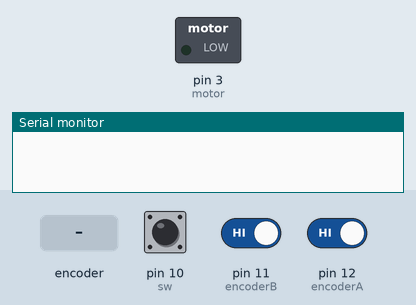
Simulated run of this sketch. Board: Arduino Uno, built with avr-gcc and run on an emulated ATmega328P. Shown: switched loads named in the sketch (green lamp = pin HIGH), the last lines printed to the serial monitor. Inputs (shaded band) come from the test bench; at power-on: pin 10 (sw) HIGH, pin 11 (encoderB) HIGH, pin 12 (encoderA) HIGH.

Above: at 1.2 s.
1.3 s: rotary encoder on pin 12 (encoderA) / pin 11 (encoderB) turned 3 steps (first pin leading)
At 3.0 s:
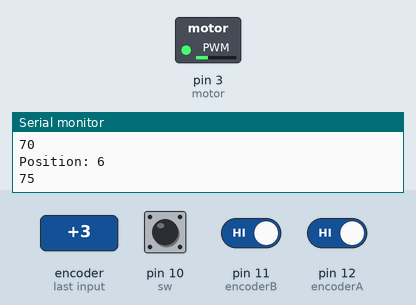
4.3 s: pin 10 (sw) pulled LOW for 0.15 s
At 5.0 s:
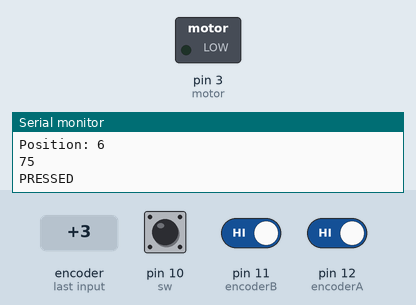
5.9 s: pin 10 (sw) pulled LOW for 1 s
At 6.7 s:
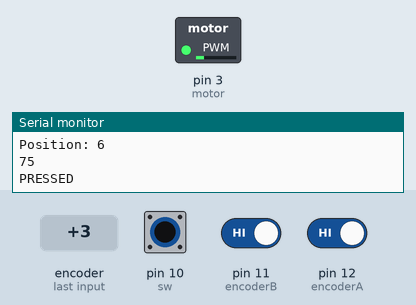
8.4 s: pin 10 (sw) pulled LOW for 3.2 s
At 12.3 s:
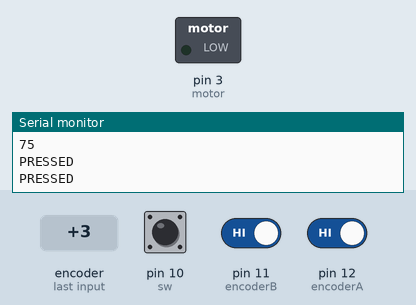
Timing chart, 0 to 13.8 s (numbered marks = the images above; inputs shaded):
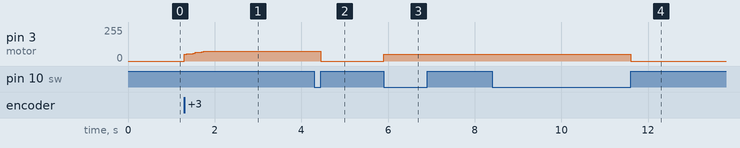

Measured:
- after the input at 1.3 s, pin 3 (motor): 0/255 → 55/255 at once, → 65/255 0.20 s later, → 75/255 0.20 s later
- after the input at 4.3 s, pin 3 (motor): 75/255 → 0/255 after 0.15 s
- after the input at 5.9 s, pin 3 (motor): 0/255 → 50/255 at once
- after the input at 8.4 s, pin 3 (motor): 50/255 → 0/255 after 3.2 s

The sketch:

Encoder_Fan_Speed.ino
```cpp
/* Written by Brian Sun
 * Date: August 2, 2020
 * A rotary encoder that can control the speed of DC motor.
 *
 */

 #define encoderA 12
 #define encoderB 11
 #define sw 10
 #define motor 3

 int counter = 0;
 int aState;
 int aLastState;
 int speed = 0;

 void setup() {
  // initializing encoder pins
   pinMode (encoderA,INPUT);
   pinMode (encoderB,INPUT);
   pinMode (sw, INPUT_PULLUP);
   pinMode (motor, OUTPUT);

   Serial.begin (9600);
   // Reads the initial state of the encoderA
   aLastState = digitalRead(encoderA);

 }

 void loop() {
   aState = digitalRead(encoderA); // Reads the "current" state of the encoderA

   // If the previous and the current state of the encoderA are different, that means a Pulse has occured
   if (aState != aLastState){
     // If the encoderB state is different to the encoderA state, that means the encoder is rotating clockwise
     if (digitalRead(encoderB) != aState) {
      if(counter == 40){
        counter = 0;
      }
       counter ++;
       speed += 5;
     } else {
      if(counter == 0){
        counter = 40;
      }
       counter --;
       speed -= 5;
     }
     if(speed > 255){
      speed = 255;
     } else if (speed < 50 && speed != 0){
      speed = 50;
     }
     Serial.print("Position: ");
     Serial.println(counter);
     Serial.println(speed);
     analogWrite(motor, speed);
   }
   aLastState = aState; // Updates the previous state of the encoderA with the current state

   // resetting the position of servo by pressing the switch
   if (digitalRead(sw) == LOW){
    Serial.println("PRESSED");
    do{
    } while(digitalRead(sw) == LOW);
    speed = 0;
    analogWrite(motor, speed);
    do{
    } while(digitalRead(sw) == HIGH);
    speed = 50;
    analogWrite(motor,speed);
    do{
    } while(digitalRead(sw) == LOW);
  }
 }
```
